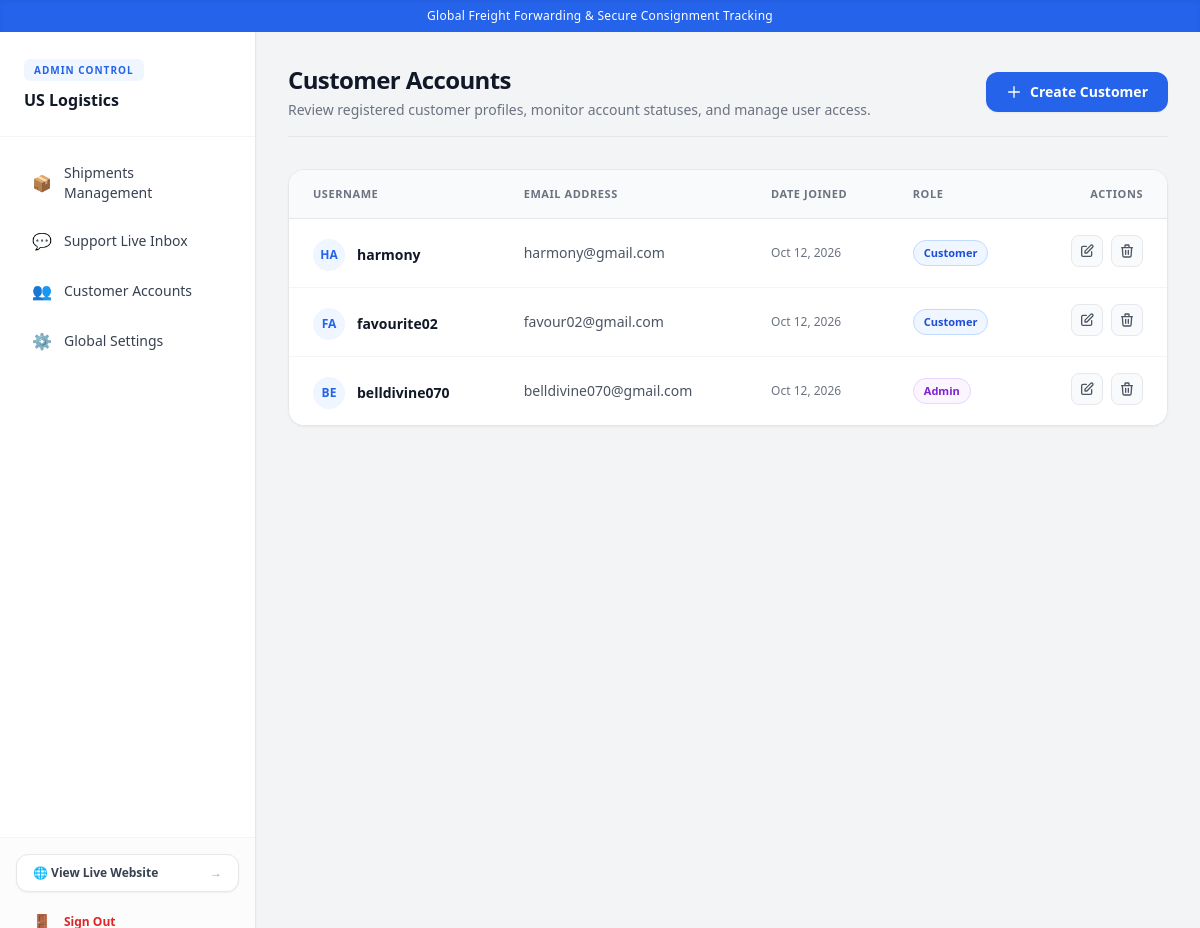
The app's page /accounts/dashboard/customers/ (signed in) with its own data.
### core/models.py (models this page shows, shortened)
class AppVariable(models.Model):
    key = models.CharField(max_length=100, unique=True)
    value = models.TextField(blank=True)
    description = models.CharField(max_length=255, blank=True)

### accounts/views.py (the view)
# urls.py: path('dashboard/customers/', AdminCustomerListView.as_view(), name='admin_customer_list'),
class AdminCustomerListView(StaffRequiredMixin, ListView):
    model = User
    template_name = 'dashboard/customer_list.html'
    context_object_name = 'customers'
    paginate_by = 20
    def get_queryset(self):
        return User.objects.all().order_by('-date_joined')

### core/context_processors.py (called while the page is built)
def app_variables(request):
    try:
        vars_dict = {var.key: var.value for var in AppVariable.objects.all()}
    except Exception:
        vars_dict = {}
    return {'app_vars': vars_dict}

### core/mixins.py (called while the page is built)
    def test_func(self):
        return self.request.user.is_authenticated and (self.request.user.is_staff or self.request.user.is_superuser)

### templates/dashboard/customer_list.html (shortened to what this page needs)
{% extends 'base_admin.html' %}
{% block admin_content %}
<div class="max-w-7xl mx-auto">
    <div class="mb-8 pb-4 border-b border-gray-200 flex flex-col sm:flex-row justify-between items-start sm:items-center gap-4">
        <div>
            <h1 class="text-2xl font-extrabold text-gray-900 tracking-tight">Customer Accounts</h1>
            <p class="text-sm text-gray-500 mt-1">Review registered customer profiles, monitor account statuses, and manage user access.</p>
        </div>
        <a href="{% url 'admin_customer_create' %}" class="inline-flex items-center bg-blue-600 hover:bg-blue-700 text-white text-sm font-semibold px-5 py-2.5 rounded-xl shadow-sm transition">
            <svg xmlns="http://www.w3.org/2000/svg" class="h-4 w-4 mr-2" fill="none" viewBox="0 0 24 24" stroke="currentColor">
                <path stroke-linecap="round" stroke-linejoin="round" stroke-width="2" d="M12 4v16m8-8H4" />
            </svg>
            Create Customer
        </a>
    </div>
    <div class="bg-white shadow-sm rounded-2xl border border-gray-200 overflow-hidden">
        <table class="min-w-full divide-y divide-gray-200 text-left text-sm">
            <thead class="bg-gray-50 text-gray-500 text-[11px] uppercase tracking-wider font-semibold">
                <tr>
                    <th class="px-6 py-3.5">Username</th>
                    <th class="px-6 py-3.5">Email Address</th>
                    <th class="px-6 py-3.5">Date Joined</th>
                    <th class="px-6 py-3.5">Role</th>
                    <th class="px-6 py-3.5 text-right">Actions</th>
                </tr>
            </thead>
            <tbody class="divide-y divide-gray-100 bg-white">
                {% if customers %}
                    {% for customer in customers %}
                    <tr class="hover:bg-gray-50/80 transition align-middle">
                        <td class="px-6 py-4 font-bold text-gray-900 flex items-center space-x-3">
                            <span class="w-8 h-8 rounded-full bg-blue-50 text-blue-600 flex items-center justify-center font-bold text-xs uppercase">
                                {{ customer.username|slice:":2" }}
                            </span>
                            <span>{{ customer.username }}</span>
                        </td>
                        <td class="px-6 py-4 text-gray-600 font-medium">{{ customer.email|default:"No email provided" }}</td>
                        <td class="px-6 py-4 text-gray-500 text-xs">{{ customer.date_joined|date:"M d, Y" }}</td>
                        <td class="px-6 py-4">
                            {% if customer.is_staff %}
                                <span class="inline-flex items-center px-2.5 py-0.5 rounded-full text-[11px] font-bold bg-purple-50 text-purple-700 border border-purple-200">Admin</span>
                            {% else %}
                                <span class="inline-flex items-center px-2.5 py-0.5 rounded-full text-[11px] font-bold bg-blue-50 text-blue-700 border border-blue-200">Customer</span>
                            {% endif %}
                        </td>
                        <td class="px-6 py-4 text-right flex items-center justify-end space-x-2">
                            <a href="{% url 'admin_customer_update' customer.username %}" class="inline-flex items-center justify-center w-8 h-8 rounded-lg bg-gray-50 text-gray-600 hover:bg-blue-50 hover:text-blue-600 transition border border-gray-200" title="Edit Customer">
                                <svg xmlns="http://www.w3.org/2000/svg" class="h-4 w-4" fill="none" viewBox="0 0 24 24" stroke="currentColor">
                                    <path stroke-linecap="round" stroke-linejoin="round" stroke-width="2" d="M11 5H6a2 2 0 00-2 2v11a2 2 0 002 2h11a2 2 0 002-2v-5m-1.414-9.414a2 2 0 112.828 2.828L11.828 15H9v-2.828l8.586-8.586z" />
                                </svg>
                            </a>
                            <form action="{% url 'admin_customer_delete' customer.username %}" method="post" class="inline" onsubmit="return confirm('Are you sure you want to delete {{ customer.username }}?');">
                                <button type="submit" class="inline-flex items-center justify-center w-8 h-8 rounded-lg bg-gray-50 text-gray-600 hover:bg-red-50 hover:text-red-600 transition border border-gray-200" title="Delete Customer">
                                    <svg xmlns="http://www.w3.org/2000/svg" class="h-4 w-4" fill="none" viewBox="0 0 24 24" stroke="currentColor">
                                        <path stroke-linecap="round" stroke-linejoin="round" stroke-width="2" d="M19 7l-.867 12.142A2 2 0 0116.138 21H7.862a2 2 0 01-1.995-1.858L5 7m5 4v6m4-6v6m1-10V4a1 1 0 00-1-1h-4a1 1 0 00-1 1v3M4 7h16" />
                                    </svg>
                                </button>
                            </form>
                        </td>
                    </tr>
                    {% endfor %}
                {% endif %}
            </tbody>
        </table>
    </div>
</div>
{% endblock %}

### templates/base_admin.html (shortened to what this page needs)
<!DOCTYPE html>
<html lang="en">
<head>
    <script src="https://cdn.tailwindcss.com"></script>
    <link rel="stylesheet" href="https://unpkg.com/leaflet@1.9.4/dist/leaflet.css" />
</head>
<body class="bg-gray-100 text-gray-800 flex flex-col min-h-screen font-sans antialiased">
    {% if app_vars.SITE_TAGLINE %}
    <div class="bg-blue-600 text-white text-xs py-2 px-4 text-center font-medium tracking-wide shadow-inner">
        {{ app_vars.SITE_TAGLINE }}
    </div>
    {% endif %}
    <div class="min-h-screen flex flex-1">
        <aside class="w-64 bg-white border-r border-gray-200 hidden md:flex flex-col flex-shrink-0 shadow-sm">
            <div class="p-6 border-b border-gray-100">
                <span class="text-[10px] font-bold text-blue-600 uppercase tracking-widest bg-blue-50 px-2.5 py-1 rounded-md">Admin Control</span>
                <h2 class="text-base font-bold text-gray-900 mt-2 truncate">{{ app_vars.SITE_NAME|default:"Operations Hub" }}</h2>
            </div>
            <nav class="p-4 space-y-1.5 text-sm font-medium flex-1">
                <a href="{% url 'admin_shipment_list' %}" class="flex items-center px-4 py-2.5 rounded-xl text-gray-700 hover:bg-blue-50 hover:text-blue-600 transition">
                    <span class="mr-3 text-base">📦</span> Shipments Management
                </a>
                <a href="{% url 'admin_support_inbox' %}" class="flex items-center px-4 py-2.5 rounded-xl text-gray-700 hover:bg-blue-50 hover:text-blue-600 transition">
                    <span class="mr-3 text-base">💬</span> Support Live Inbox
                </a>
                <a href="{% url 'admin_customer_list' %}" class="flex items-center px-4 py-2.5 rounded-xl text-gray-700 hover:bg-blue-50 hover:text-blue-600 transition">
                    <span class="mr-3 text-base">👥</span> Customer Accounts
                </a>
                <a href="{% url 'admin_app_variables' %}" class="flex items-center px-4 py-2.5 rounded-xl text-gray-700 hover:bg-blue-50 hover:text-blue-600 transition">
                    <span class="mr-3 text-base">⚙️</span> Global Settings
                </a>
            </nav>
            <div class="p-4 border-t border-gray-100 space-y-2 bg-gray-50/50">
                <a href="{% url 'home' %}" target="_blank" class="flex items-center justify-between px-4 py-2.5 rounded-xl bg-white border border-gray-200 text-xs font-semibold text-gray-700 hover:bg-blue-600 hover:text-white hover:border-blue-600 transition shadow-sm group">
                    <span>🌐 View Live Website</span>
                    <span class="text-gray-400 group-hover:text-white">&rarr;</span>
                </a>
                <form action="{% url 'logout' %}" method="post" class="block w-full">
                    <button type="submit" class="w-full flex items-center px-4 py-2.5 rounded-xl text-xs font-semibold text-red-600 hover:bg-red-50 transition text-left">
                        <span class="mr-3 text-base">🚪</span> Sign Out
                    </button>
                </form>
            </div>
        </aside>
        <main class="flex-1 p-8 overflow-y-auto">
            {% block admin_content %}{% endblock %}
        </main>
    </div>
</body>
</html>

### records on screen
AppVariable: SITE_TAGLINE "Global Freight Forwarding & Secure Consignment Tracking"
AppVariable: SITE_NAME "US Logistics"

### other values on screen
{{ customer.username|slice:":2" }} "HA"
{{ customer.username }} "harmony"
{{ customer.email|default:"No email provided" }} "harmony@gmail.com"
{{ customer.date_joined|date:"M d, Y" }} "Oct 12, 2026"
{{ customer.username|slice:":2" }} "FA"
{{ customer.username }} "favourite02"
{{ customer.email|default:"No email provided" }} "favour02@gmail.com"
{{ customer.username|slice:":2" }} "BE"
{{ customer.username }} "belldivine070"
{{ customer.email|default:"No email provided" }} "belldivine070@gmail.com"
